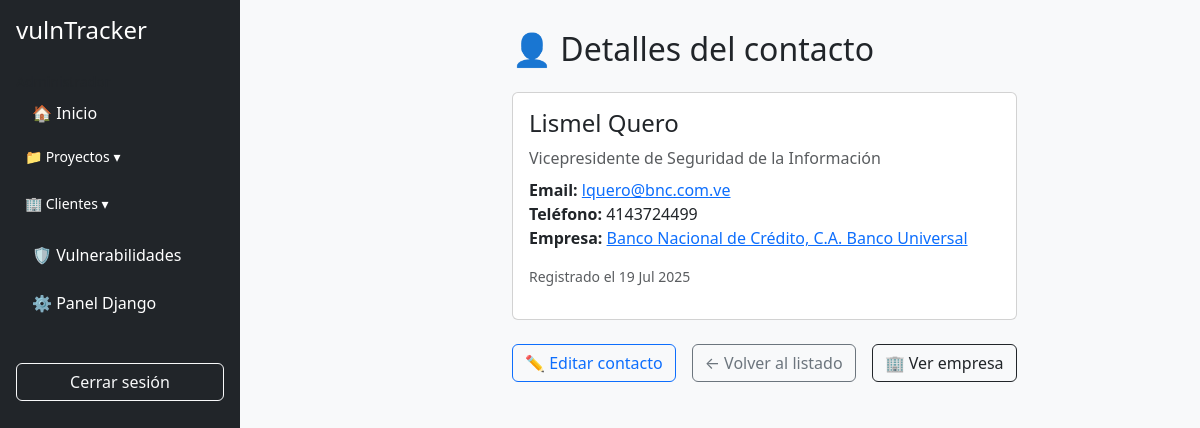
/customers/contacts/1/ (signed in), run on the app's committed database.
### customers/models.py (models this page shows, shortened)
class Contact(models.Model):
    first_name = models.CharField(max_length=100, verbose_name="Nombre")
    last_name = models.CharField(max_length=100, verbose_name="Apellido")
    role = models.CharField(max_length=150, verbose_name="Cargo")
    email = models.EmailField(unique=True)
    phone = models.CharField(max_length=50, blank=True)
    client = models.ForeignKey(
        Client, on_delete=models.CASCADE, related_name="contacts"
    )
    created_at = models.DateTimeField(auto_now_add=True)

class Client(models.Model):
    name = models.CharField(max_length=255, verbose_name="Nombre del Cliente")
    short_name = models.CharField(max_length=50, verbose_name="Nombre Corto")
    industry = models.CharField(max_length=100, blank=True)
    logo = models.ImageField(upload_to=logo_upload_path, null=True, blank=True)
    created_at = models.DateTimeField(auto_now_add=True)

### customers/views.py (the view)
# urls.py: path("contacts/<int:pk>/", views.contact_detail, name="contacts_detail"),
def contact_detail(request, pk):
    contact = get_object_or_404(Contact, pk=pk)
    role = request.user.role
    sidebar = f"components/sidebar_{role}.html"
    return render(
        request,
        "customers/contact_detail.html",
        {"contact": contact, "sidebar_template": sidebar},
    )

### core/models.py (called while the page is built)
    def __str__(self):
        return self.name

### templates/customers/contact_detail.html (shortened to what this page needs)
{% extends "../base.html" %}
{% block content %}
<div class="container">
  <h2 class="mb-4">👤 Detalles del contacto</h2>
  <div class="card mb-4">
    <div class="card-body">
      <h4 class="card-title">{{ contact.first_name }} {{ contact.last_name }}</h4>
      <p class="mb-2 text-muted">{{ contact.role }}</p>
      <p>
        <strong>Email:</strong>
        <a href="mailto:{{ contact.email }}">{{ contact.email }}</a><br>
        {% if contact.phone %}
          <strong>Teléfono:</strong> {{ contact.phone }}<br>
        {% endif %}
        <strong>Empresa:</strong>
        <a href="{% url 'clients_details' contact.client.pk %}">{{ contact.client.name }}</a>
      </p>
      <p class="text-muted small">Registrado el {{ contact.created_at|date:"d M Y" }}</p>
    </div>
  </div>
  <div class="d-flex gap-3">
    <a href="{% url 'contacts_edit' contact.pk %}" class="btn btn-outline-primary">✏️ Editar contacto</a>
    <a href="{% url 'contacts_list' %}" class="btn btn-outline-secondary">← Volver al listado</a>
    <a href="{% url 'clients_details' contact.client.pk %}" class="btn btn-outline-dark">🏢 Ver empresa</a>
  </div>
</div>
{% endblock %}

### templates/base.html (style rules this page uses)
body { background-color: #f8f9fa; }

### data on the page
Contact: first_name "Lismel", last_name "Quero", role "Vicepresidente de Seguridad de la Información", email "lquero@bnc.com.ve", phone "4143724499", client.name "Banco Nacional de Crédito, C.A. Banco Universal", created_at "19 Jul 2025"
